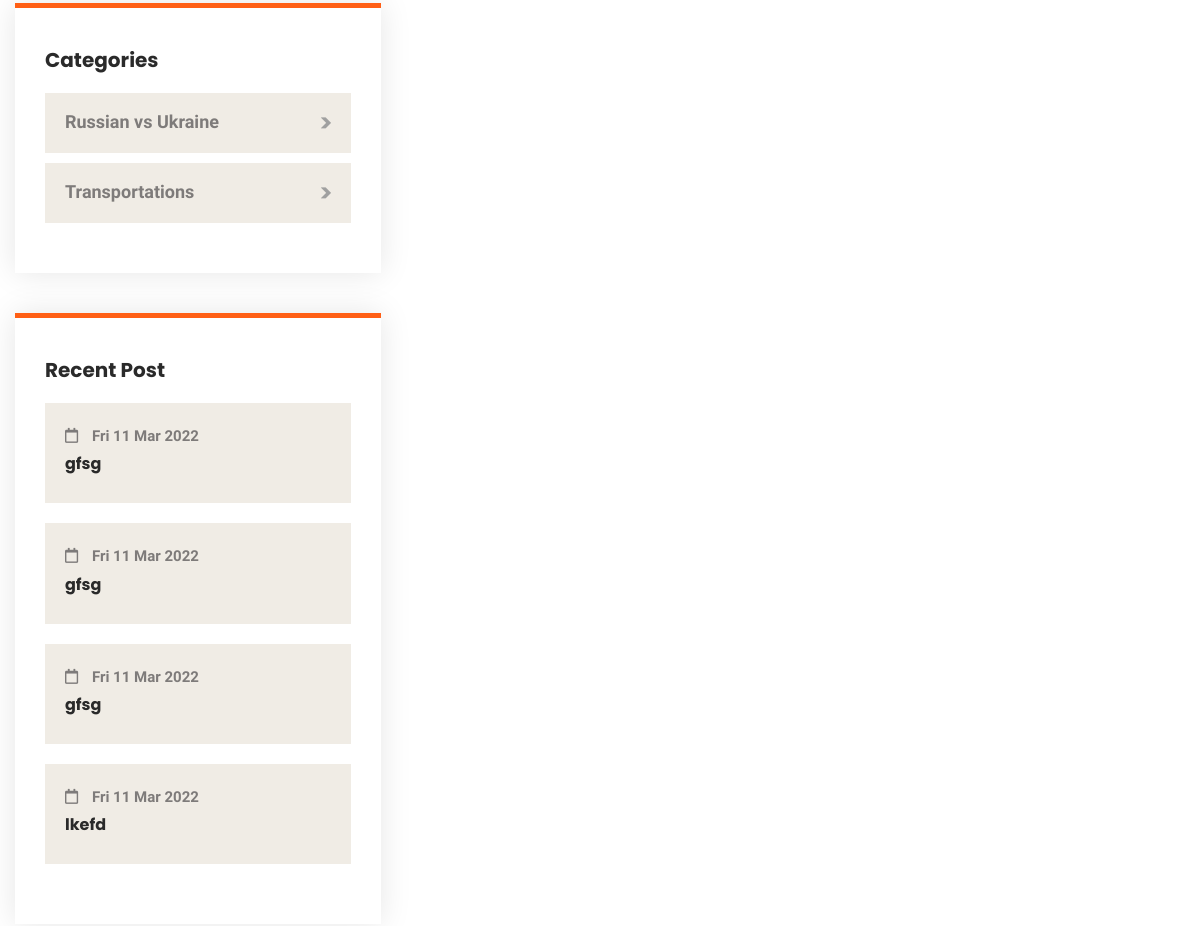
Before: /blog-category.php?category=Russian vs Ukraine (middle part) with the older database file.
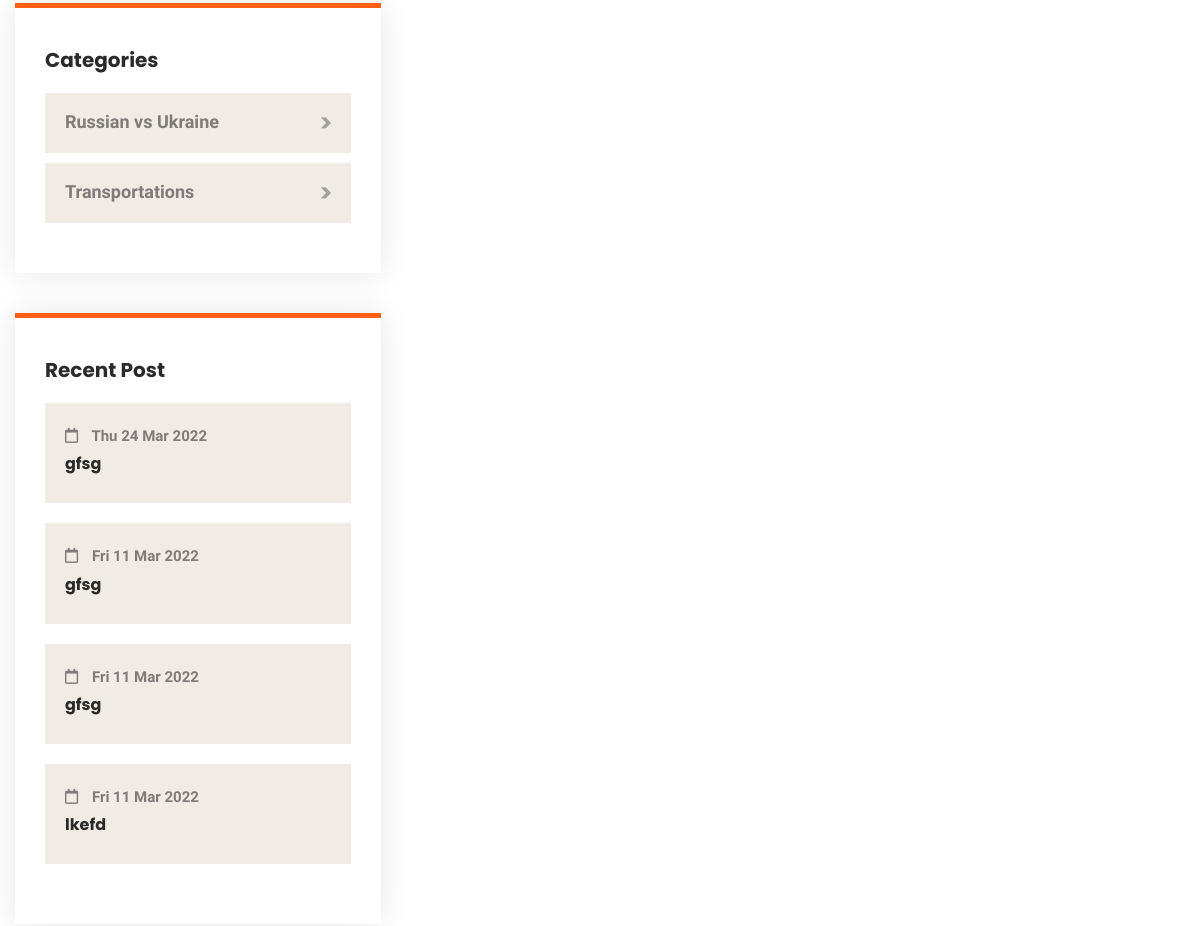
After: the same page with the newer database file.
### tables this page shows
CREATE TABLE `blog` (
  `id` int(100) NOT NULL,
  `title` varchar(1000) DEFAULT NULL,
  `category` varchar(255) DEFAULT NULL,
  `descrip` varchar(10000) DEFAULT NULL,
  `img` varchar(100) DEFAULT NULL,
  `url` varchar(255) DEFAULT NULL,
  `date` varchar(100) DEFAULT NULL,
  `status` varchar(10) DEFAULT NULL
);

### blog-category.php (the view, shortened to what this page needs)
<?php
    include "admin/conn.php";
    $category = $_GET['category'];
    $blog = mysqli_query($con,"SELECT * FROM blog WHERE category LIKE '%".$category."%' ORDER BY id DESC ");
    $cat = mysqli_query($con,"SELECT * FROM category ORDER BY id DESC");
    $recent = mysqli_query($con,"SELECT * FROM blog ORDER BY id DESC LIMIT 4 ");
?>
<!DOCTYPE html>
<html lang="en">
<head>
<link href="assets/css/bootstrap.css" rel="stylesheet">
<link href="assets/css/style.css" rel="stylesheet">
<link href="assets/css/responsive.css" rel="stylesheet">
<link href="assets/css/color.css" rel="stylesheet">
</head>
<body>
<div class="page-wrapper">
   <?php include "header.php"; ?>
    <section class="news-section">
        <div class="auto-container">
            <div class="row">
                <div class="col-lg-8">
                    <?php
                        while ($row=mysqli_fetch_array($blog)){
                    ?>
                    <div class="news-block-four">
                        <div class="inner-box">
                            <div class="lower-content">
                                <div class="text"><p><?php
                            $ddesc = $row['descrip'];
                        echo $dec = substr($ddesc,0,180);
                        ?>...</p></div>
                                </div>
                            </div>
                        </div>
                    </div>
                    <?php  } ?>
                </div>
                <aside class="col-lg-4 sidebar">
                    <div class="blog-sidebar style-two">
                        <div class="widget widget_categories">
                            <h4 class="widget_title">Categories</h4>
                            <div class="widget-content">
                                <ul class="categories-list clearfix">
                                    <?php
                                        while($row=mysqli_fetch_array($cat)){
                                        $counter  = mysqli_query($con,"SELECT * FROM blog WHERE category='".$row['cat_name']."'");
                                        $counti = mysqli_num_rows($counter);
                                    ?>
                                    <li><a href="blog-category.php?category=<?php echo $row['cat_name']; ?>"><?php echo $row['cat_name']; ?> <i class="flaticon-right-arrow-6"></i> <span><?php echo $counti; ?></span></a></li>
                                 <?php  } ?>
                                </ul>
                            </div>
                        </div>
                        <div class="widget news-widget-two">
                            <h4 class="widget_title">Recent Post</h4>
                            <div class="wrapper-box">
                                <?php
                                    while($row=mysqli_fetch_array($recent)){
                                ?>
                                <div class="post" style="background-image: url(assets/images/resource/news-26.jpg);">
                                    <div class="content">
                                        <div class="date"><i class="far fa-calendar"></i> <?php echo $row['date']; ?></div>
                                        <h4><a href="blog-details.php?id=<?php echo $row['id']; ?>"><?php echo $row['title']; ?></a></h4>
                                    </div>
                                </div>
                             <?php } ?>
                            </div>
                        </div>
                </aside>
            </div>
        </div>
    </section>
   <?php include "footer.php"; ?>
</body>
</html>

Changed rows visible on the page:
changed blog: date "Fri 11 Mar 2022" → "Thu 24 Mar 2022"
